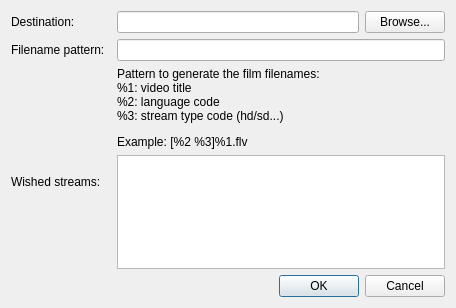
<?xml version="1.0" encoding="UTF-8"?>
<ui version="4.0">
 <class>PreferenceDialog</class>
 <widget class="QDialog" name="PreferenceDialog">
  <property name="geometry">
   <rect>
    <x>0</x>
    <y>0</y>
    <width>456</width>
    <height>308</height>
   </rect>
  </property>
  <property name="windowTitle">
   <string>Preferences</string>
  </property>
  <layout class="QGridLayout" name="gridLayout">
   <item row="2" column="3" colspan="2">
    <widget class="QLineEdit" name="filenamePatternLineEdit"/>
   </item>
   <item row="0" column="4">
    <widget class="QPushButton" name="browsePushButton">
     <property name="text">
      <string>Browse...</string>
     </property>
    </widget>
   </item>
   <item row="0" column="3">
    <widget class="QLineEdit" name="destinationDirectoryLineEdit"/>
   </item>
   <item row="3" column="3">
    <widget class="QLabel" name="label_4">
     <property name="text">
      <string>&lt;html&gt;&lt;head/&gt;&lt;body&gt;&lt;p&gt;Pattern to generate the film filenames:&lt;br/&gt;%1: video title&lt;br/&gt;%2: language code&lt;br/&gt;%3: stream type code (hd/sd...)&lt;/p&gt;&lt;p&gt;Example: [%2 %3]%1.flv&lt;/p&gt;&lt;/body&gt;&lt;/html&gt;</string>
     </property>
    </widget>
   </item>
   <item row="2" column="0" colspan="2">
    <widget class="QLabel" name="label_2">
     <property name="text">
      <string>Filename pattern:</string>
     </property>
    </widget>
   </item>
   <item row="4" column="3" rowspan="2" colspan="2">
    <widget class="QListWidget" name="wishedStreamListWidget"/>
   </item>
   <item row="0" column="0" colspan="2">
    <widget class="QLabel" name="label">
     <property name="text">
      <string>Destination:</string>
     </property>
    </widget>
   </item>
   <item row="6" column="0" colspan="5">
    <widget class="QDialogButtonBox" name="buttonBox">
     <property name="orientation">
      <enum>Qt::Horizontal</enum>
     </property>
     <property name="standardButtons">
      <set>QDialogButtonBox::Cancel|QDialogButtonBox::Ok</set>
     </property>
    </widget>
   </item>
   <item row="4" column="0" colspan="2">
    <widget class="QLabel" name="label_3">
     <property name="text">
      <string>Wished streams:</string>
     </property>
    </widget>
   </item>
  </layout>
 </widget>
 <resources/>
 <connections>
  <connection>
   <sender>buttonBox</sender>
   <signal>accepted()</signal>
   <receiver>PreferenceDialog</receiver>
   <slot>accept()</slot>
   <hints>
    <hint type="sourcelabel">
     <x>248</x>
     <y>254</y>
    </hint>
    <hint type="destinationlabel">
     <x>157</x>
     <y>274</y>
    </hint>
   </hints>
  </connection>
  <connection>
   <sender>buttonBox</sender>
   <signal>rejected()</signal>
   <receiver>PreferenceDialog</receiver>
   <slot>reject()</slot>
   <hints>
    <hint type="sourcelabel">
     <x>316</x>
     <y>260</y>
    </hint>
    <hint type="destinationlabel">
     <x>286</x>
     <y>274</y>
    </hint>
   </hints>
  </connection>
 </connections>
</ui>
